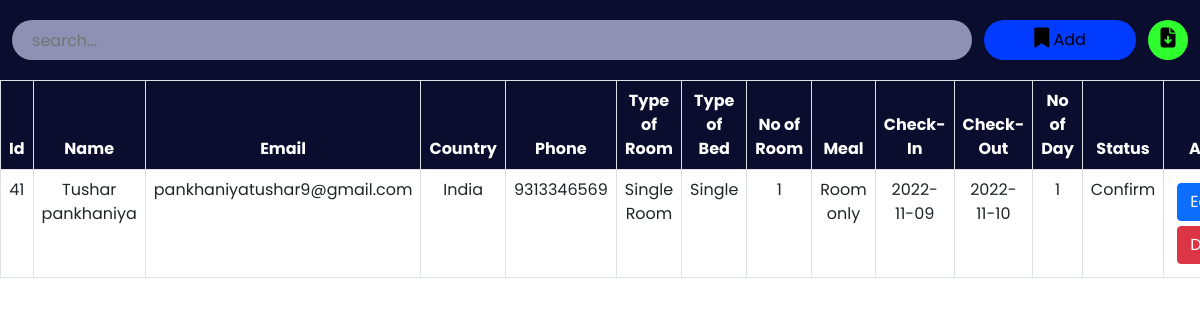
Page /admin/roombook.php on the earlier database version.
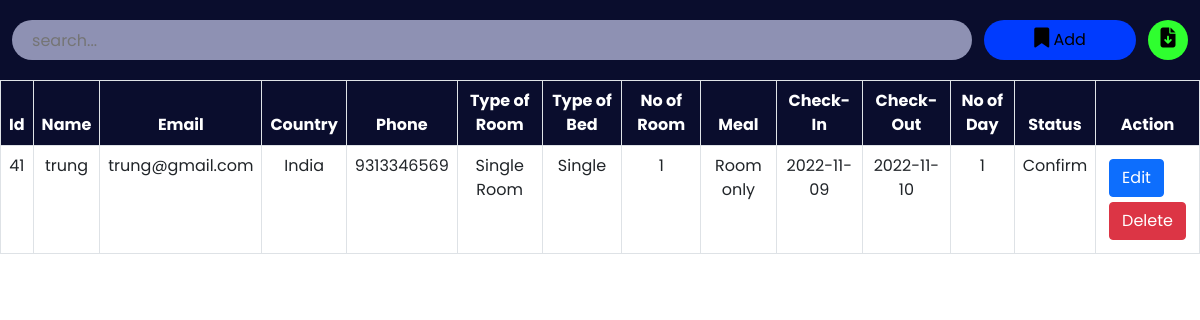
Same page on the later database version.
### tables this page shows
CREATE TABLE `roombook` (
  `id` int(10) NOT NULL,
  `Name` varchar(50) NOT NULL,
  `Email` varchar(50) NOT NULL,
  `Country` varchar(30) NOT NULL,
  `Phone` varchar(30) NOT NULL,
  `RoomType` varchar(30) NOT NULL,
  `Bed` varchar(30) NOT NULL,
  `Meal` varchar(30) NOT NULL,
  `NoofRoom` varchar(30) NOT NULL,
  `cin` date NOT NULL,
  `cout` date NOT NULL,
  `nodays` int(50) NOT NULL,
  `stat` varchar(30) NOT NULL
);

### admin/roombook.php (the view, shortened to what this page needs)
<?php
include '../config.php';
?>
<!DOCTYPE html>
<html lang="en">
<head>
    <link href="https://cdn.jsdelivr.net/npm/bootstrap@5.0.2/dist/css/bootstrap.min.css" rel="stylesheet">
    <link rel="stylesheet" href="https://cdnjs.cloudflare.com/ajax/libs/font-awesome/6.2.0/css/all.min.css" />
    <link rel="stylesheet" href="./css/roombook.css">
</head>
<body>
    <div class="searchsection">
        <input type="text" name="search_bar" id="search_bar" placeholder="search..." onkeyup="searchFun()">
        <button class="adduser" id="adduser" onclick="adduseropen()"><i class="fa-solid fa-bookmark"></i> Add</button>
        <form action="./exportdata.php" method="post">
            <button class="exportexcel" id="exportexcel" name="exportexcel" type="submit"><i class="fa-solid fa-file-arrow-down"></i></button>
        </form>
    </div>
    <div class="roombooktable" class="table-responsive-xl">
        <?php
            $roombooktablesql = "SELECT * FROM roombook";
            $roombookresult = mysqli_query($conn, $roombooktablesql);
        ?>
        <table class="table table-bordered" id="table-data">
            <thead>
                <tr>
                    <th scope="col">Id</th>
                    <th scope="col">Name</th>
                    <th scope="col">Email</th>
                    <th scope="col">Country</th>
                    <th scope="col">Phone</th>
                    <th scope="col">Type of Room</th>
                    <th scope="col">Type of Bed</th>
                    <th scope="col">No of Room</th>
                    <th scope="col">Meal</th>
                    <th scope="col">Check-In</th>
                    <th scope="col">Check-Out</th>
                    <th scope="col">No of Day</th>
                    <th scope="col">Status</th>
                    <th scope="col" class="action">Action</th>
                </tr>
            </thead>
            <tbody>
            <?php
            while ($res = mysqli_fetch_array($roombookresult)) {
            ?>
                <tr>
                    <td><?php echo $res['id'] ?></td>
                    <td><?php echo $res['Name'] ?></td>
                    <td><?php echo $res['Email'] ?></td>
                    <td><?php echo $res['Country'] ?></td>
                    <td><?php echo $res['Phone'] ?></td>
                    <td><?php echo $res['RoomType'] ?></td>
                    <td><?php echo $res['Bed'] ?></td>
                    <td><?php echo $res['NoofRoom'] ?></td>
                    <td><?php echo $res['Meal'] ?></td>
                    <td><?php echo $res['cin'] ?></td>
                    <td><?php echo $res['cout'] ?></td>
                    <td><?php echo $res['nodays'] ?></td>
                    <td><?php echo $res['stat'] ?></td>
                    <td class="action">
                        <a href="roombookedit.php?id=<?php echo $res['id'] ?>"><button class="btn btn-primary">Edit</button></a>
                        <a href="roombookdelete.php?id=<?php echo $res['id'] ?>"><button class='btn btn-danger'>Delete</button></a>
                    </td>
                </tr>
            <?php
            }
            ?>
            </tbody>
        </table>
    </div>
</body>
</html>

### admin/css/roombook.css (style rules this page uses)
:root { --bg-text-shadow: 0 2px 4px rgb(13 0 77 / 8%), 0 3px 6px rgb(13 0 77 / 8%), 0 8px 16px rgb(13 0 77 / 8%); --bg-box-shadow: 0px 0px 20px 6px rgba(26, 30, 164, 0.31); }
body { background-color: #ffff; }
* { margin: 0; padding: 0; font-family: 'Poppins', sans-serif; }
i { font-size: 20px; }
.searchsection { height: 80px; width: 100%; display: flex; justify-content: space-evenly; align-items: center; background-color: #0a0d2d; position: fixed; z-index: 500; }
#search_bar { height: 40px; width: 80%; border: none; background-color: rgba(195, 198, 233, 0.714); padding-left: 20px; border-radius: 30px; }
#adduser { height: 40px; background-color: rgb(0, 59, 254); border: none; border-radius: 30px; padding: 0 50px; }
.exportexcel { height: 40px; width: 40px; background-color: rgb(47, 255, 47); border: none; border-radius: 50%; }
a { color: black; }
.roombooktable { position: absolute; color: #0a0d2d; margin-top: 80px; width: 100%; height: 100vh; padding-bottom: 900px; }
.roombooktable thead { background-color: #0a0d2d; color: white; text-align: center; }
.roombooktable tbody { text-align: center; }
.action a { text-decoration: none; }
.action button { display: flex; flex-wrap: wrap; margin: 5px; }

Differences in the rows shown:
changed roombook "India": Name "Tushar pankhaniya" → "trung"; Email "pankhaniyatushar9@gmail.com" → "trung@gmail.com"
